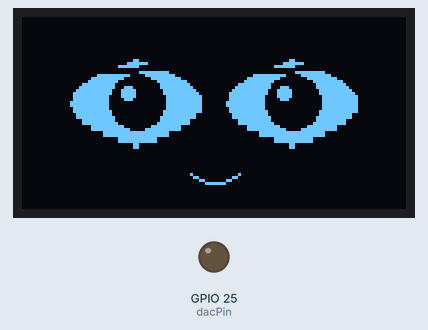
This sketch was run on a simulated ESP32. Parts: 128×64 one-colour display, output pins drawn as LEDs (lit = HIGH). Random numbers use the default seed unless the sketch sets one; what the sketch prints to the serial monitor is not drawn.

Above: at 0.28 s.
At 3.7 s:
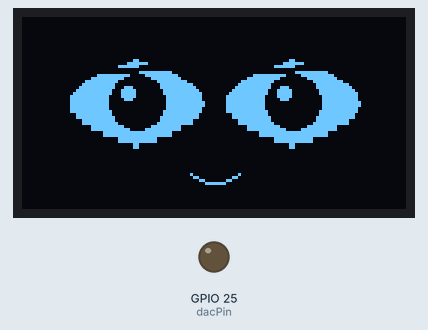
At 5.16 s:
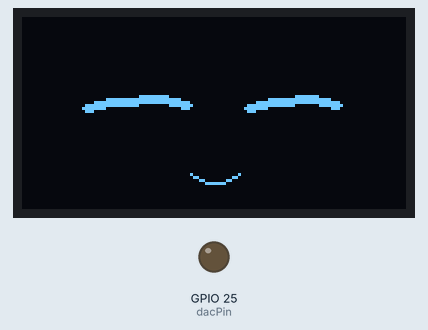
At 10.0 s:
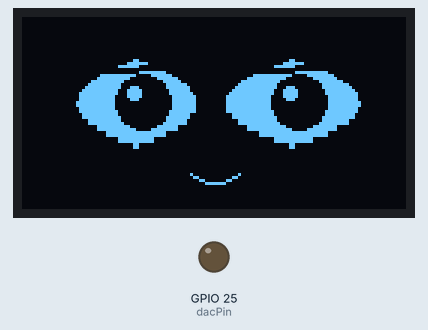
Timing chart, 0 to 10.7 s (numbered marks = the images above):
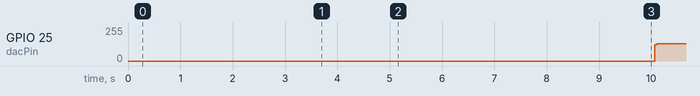

Measured:
- by itself, GPIO 25 (dacPin): 0/255 → 128/255 at 10.1 s
- what the display in image 1 shows lasts 0.7 s, from 3.6 s to 4.3 s

The sketch:

sketch_may14a.ino
```cpp
#include "audio.h"

const int dacPin = 25;


#include <Arduino.h>
#include <Wire.h>
#include <U8g2lib.h>
#include <math.h>

#define SDA_PIN 16
#define SCL_PIN 17

U8G2_SH1106_128X64_NONAME_F_HW_I2C u8g2(
  U8G2_R0,
  U8X8_PIN_NONE,
  SCL_PIN,
  SDA_PIN);

// =====================================================
// GLOBALS (UNCHANGED CORE)
// =====================================================

float eyePosX = 0;
float targetEyeX = 0;

float zoomEffect = 1.0;

bool blinkBoth = false;
bool blinkLeftOnly = false;

bool speaking = false;
bool squintMode = false;

unsigned long lastBlink = 0;
unsigned long lastMove = 0;

int audioIndex = 0;
bool audioPlaying = false;

int talkingFrame = 0;

// =====================================================
// EMOTION CONTROL LAYER (NEW)
// =====================================================

enum Emotion {
  NEUTRAL,
  HAPPY,
  SAD,
  SPEAK
};

Emotion currentEmotion = NEUTRAL;

unsigned long emotionStartTime = 0;

// =====================================================
// SPEAK
// =====================================================

void playSoundOnce() {
  for (int i = 0; i < sizeof(welcome); i++) {
    dacWrite(dacPin, welcome[i]);
    delayMicroseconds(62);  // ~16kHz
  }
}

// =====================================================
// SERIAL DEBUG
// =====================================================

void printEmotion(const char* name) {
  Serial.print("EMOTION: ");
  Serial.println(name);
}

// =====================================================
// EMOTION FUNCTIONS (NEW API)
// =====================================================

void setEmotion_NEUTRAL() {
  currentEmotion = NEUTRAL;
  emotionStartTime = millis();
  printEmotion("NEUTRAL");
}

void setEmotion_HAPPY() {
  currentEmotion = HAPPY;
  emotionStartTime = millis();
  printEmotion("HAPPY");
}

void setEmotion_SAD() {
  currentEmotion = SAD;
  emotionStartTime = millis();
  printEmotion("SAD");
}

void setEmotion_SPEAK() {
  currentEmotion = SPEAK;
  emotionStartTime = millis();
  playSoundOnce();
  printEmotion("SPEAK");
}

// =====================================================
// AUTO RETURN TO NEUTRAL
// =====================================================

void updateEmotionTimeout() {
  if (millis() - emotionStartTime > 5000) {
    setEmotion_NEUTRAL();
  }
}

// =====================================================
// CURVED BLINK (UNCHANGED)
// =====================================================

void drawBlinkCurve(int cx, int cy, int w) {
  u8g2.setDrawColor(1);

  for (int x = -w / 2; x <= w / 2; x++) {
    float t = (float)x / (w / 2.0);
    int y = cy + (t * t * 3);
    y -= x * 0.04;
    u8g2.drawDisc(cx + x, y, 1);
  }
}

// =====================================================
// EYE (UNCHANGED)
// =====================================================

void drawEye(
  int cx,
  int cy,
  float lookX,
  bool squint,
  bool blink,
  bool compress,
  bool removeTopCurve) {
  int eyeW = (compress ? 38 : 42) * zoomEffect;

  int eyeH;

  if (squint)
    eyeH = 18 * zoomEffect;
  else
    eyeH = 28 * zoomEffect;

  if (blink) {
    drawBlinkCurve(cx, cy, eyeW - 6);
    return;
  }

  u8g2.setDrawColor(1);

  for (int y = -eyeH / 2; y <= eyeH / 2; y++) {
    float t = (float)y / (eyeH / 2.0);

    float curve = 1.0 - (t * t);
    if (curve < 0) curve = 0;

    if (squint)
      curve *= 1.05;

    int lineW = curve * eyeW + 2;
    int startX = cx - lineW / 2;

    u8g2.drawHLine(startX, cy + y, lineW);

    if (y % 2 == 0)
      u8g2.drawHLine(startX, cy + y + 1, lineW);
  }

  if (!removeTopCurve) {
    u8g2.setDrawColor(0);

    for (int i = 0; i < 2; i++) {
      u8g2.drawLine(
        cx - eyeW / 2 + 6,
        cy - eyeH / 2 + 3 + i,
        cx + eyeW / 2 - 6,
        cy - eyeH / 2 + 2 + i);
    }
  }

  float maxMoveX = 7;
  float nx = lookX / maxMoveX;
  nx = nx * abs(nx);

  int irisX = cx + nx * maxMoveX;
  int irisY = cy;

  u8g2.setDrawColor(0);

  u8g2.drawDisc(irisX, irisY, 9 * zoomEffect);
  u8g2.drawDisc(irisX, irisY, 4 * zoomEffect);

  u8g2.setDrawColor(1);

  u8g2.drawDisc(irisX - 3, irisY - 3, 2);
}

// =====================================================
// MOUTH (ONLY BEHAVIOR CHANGES)
// =====================================================

void drawMouth(int mode) {
  int mx = 64;
  int my = 52;

  u8g2.setDrawColor(1);

  switch (mode) {
    case 0:
      u8g2.drawLine(mx - 8, my, mx - 3, my + 3);
      u8g2.drawLine(mx - 3, my + 3, mx + 3, my + 3);
      u8g2.drawLine(mx + 3, my + 3, mx + 8, my);
      break;

    case 1:
      u8g2.drawRBox(mx - 4, my - 1, 8, 7, 2);
      break;

    case 2:
      u8g2.drawRBox(mx - 8, my, 16, 5, 2);
      break;

    case 3:
      u8g2.drawDisc(mx - 2, my + 1, 1);
      u8g2.drawDisc(mx + 2, my + 1, 1);
      break;
  }
}

// =====================================================
// FACE (NOW CONTROLLED BY EMOTION)
// =====================================================

void drawFace(float lookX) {
  bool blink = blinkBoth || blinkLeftOnly;

  bool leftCompress = lookX > 2;
  bool rightCompress = lookX < -2;

  drawEye(38, 28, lookX, squintMode, blink, leftCompress, speaking);
  drawEye(90, 28, lookX, squintMode, blink, rightCompress, speaking);

  // =================================================
  // EMOTION → MOUTH MAP
  // =================================================

  if (currentEmotion == HAPPY)
    drawMouth(0);

  else if (currentEmotion == SAD)
    drawMouth(0);  // simple sad fallback (keep structure unchanged)

  else if (currentEmotion == SPEAK) {
    if (talkingFrame % 6 < 3)
      drawMouth(1);
    else
      drawMouth(2);
  } else
    drawMouth(0);
}

// =====================================================
// BLINK + MOVEMENT (UNCHANGED BEHAVIOR)
// =====================================================

void updateBlink() {
  if (!blinkBoth && millis() - lastBlink > 5000) {
    blinkBoth = true;
    lastBlink = millis();
  }

  if (blinkBoth && millis() - lastBlink > 130)
    blinkBoth = false;
}

void updateEyeMovement() {
  if (millis() - lastMove > random(1800, 3200)) {
    targetEyeX = random(-5, 6);
    lastMove = millis();
  }

  eyePosX += (targetEyeX - eyePosX) * 0.08;
}

void updateExpressions() {
  speaking = (currentEmotion == SPEAK);

  squintMode = (currentEmotion == SAD);

  talkingFrame++;

  zoomEffect = 1.0 + sin(millis() * 0.002) * 0.03;
}

// =====================================================
// SETUP
// =====================================================

void setup() {
  Serial.begin(115200);

  Wire.begin(SDA_PIN, SCL_PIN);
  u8g2.setBusClock(800000);
  u8g2.begin();

  randomSeed(analogRead(0));

  setEmotion_NEUTRAL();
}

// =====================================================
// LOOP (SERIAL DEMO + 5s AUTO RESET)
// =====================================================

void loop() {
  updateEmotionTimeout();

  updateBlink();
  updateEyeMovement();
  updateExpressions();

  // =================================================
  // SERIAL DEMO CONTROL (REQUIRED BY YOU)
  // =================================================

  static int step = 0;
  //   setEmotion_SPEAK();

  if (millis() % 5000 < 20) {
    step++;

    if (step == 1)
      setEmotion_SPEAK();
    else if (step == 2) setEmotion_SAD();
    else if (step == 3) setEmotion_HAPPY();
    else {
      setEmotion_NEUTRAL();
      step = 0;
    }
  }

  // =================================================
  // RENDER
  // =================================================

  u8g2.clearBuffer();
  drawFace(eyePosX);
  u8g2.sendBuffer();

  delay(20);
}
```

Source omitted: audio.h (data table, 209366 bytes)
